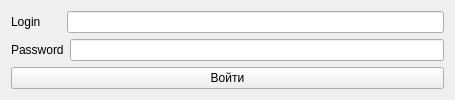
<?xml version="1.0" encoding="UTF-8"?>
<ui version="4.0">
 <class>Form</class>
 <widget class="QWidget" name="Form">
  <property name="geometry">
   <rect>
    <x>0</x>
    <y>0</y>
    <width>455</width>
    <height>100</height>
   </rect>
  </property>
  <property name="minimumSize">
   <size>
    <width>0</width>
    <height>100</height>
   </size>
  </property>
  <property name="maximumSize">
   <size>
    <width>16777215</width>
    <height>100</height>
   </size>
  </property>
  <property name="windowTitle">
   <string>Form</string>
  </property>
  <layout class="QVBoxLayout" name="verticalLayout">
   <item>
    <layout class="QHBoxLayout" name="horizontalLayout">
     <item>
      <widget class="QLabel" name="label">
       <property name="minimumSize">
        <size>
         <width>50</width>
         <height>20</height>
        </size>
       </property>
       <property name="text">
        <string>Login</string>
       </property>
      </widget>
     </item>
     <item>
      <widget class="QLineEdit" name="lineEdit"/>
     </item>
    </layout>
   </item>
   <item>
    <layout class="QHBoxLayout" name="horizontalLayout_2">
     <item>
      <widget class="QLabel" name="label_2">
       <property name="minimumSize">
        <size>
         <width>50</width>
         <height>20</height>
        </size>
       </property>
       <property name="text">
        <string>Password</string>
       </property>
      </widget>
     </item>
     <item>
      <widget class="QLineEdit" name="lineEdit_2">
       <property name="echoMode">
        <enum>QLineEdit::EchoMode::Password</enum>
       </property>
      </widget>
     </item>
    </layout>
   </item>
   <item>
    <widget class="QPushButton" name="pushButton">
     <property name="text">
      <string>Войти</string>
     </property>
    </widget>
   </item>
  </layout>
 </widget>
 <resources/>
 <connections/>
</ui>
